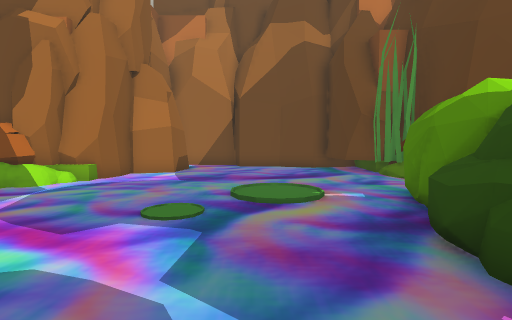
view 1 (above)

16 first-person views from a walk through a Unity game level. The camera is 1.4 m above the floor, tilts 4° down and sees 80° across. The floor is counted in squares, 2 m on a side. Each view is taken from the middle of a square. On the plan, view 1 faces up. The plan holds only what a view shows up to about 10 squares ahead; the rest is blank. The place goes on beyond the plan. The player character is not drawn.

view 2
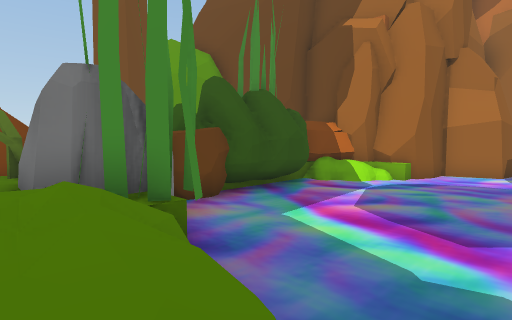

view 3
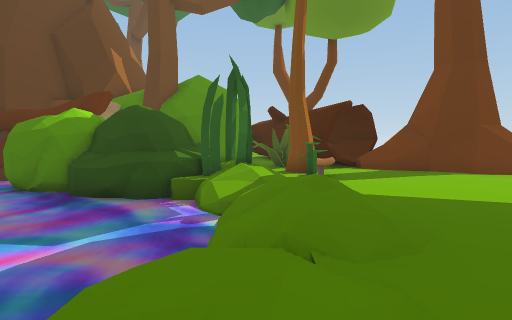

view 4
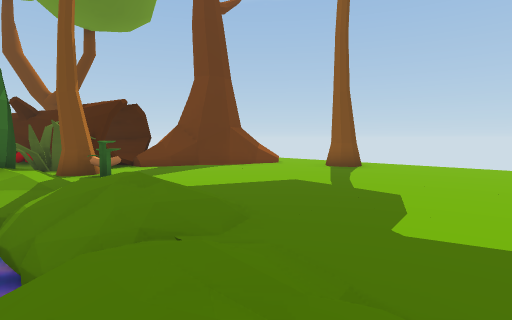

view 5
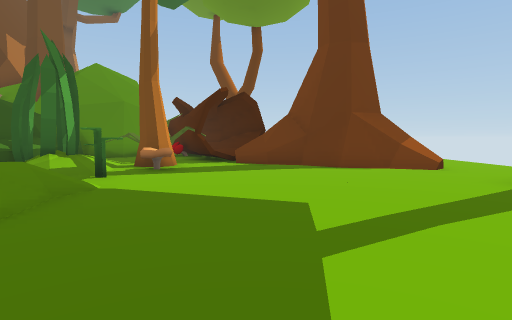

view 6
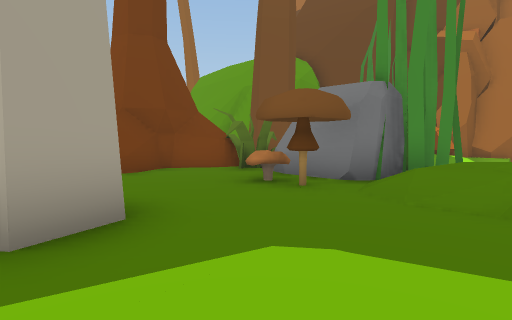

view 7
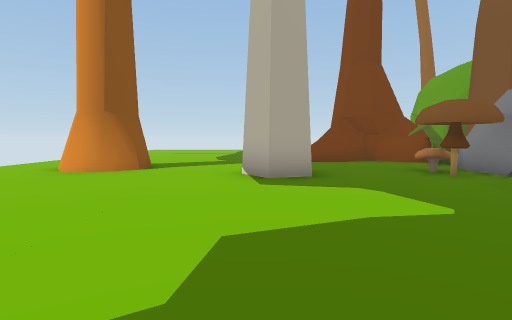

view 8
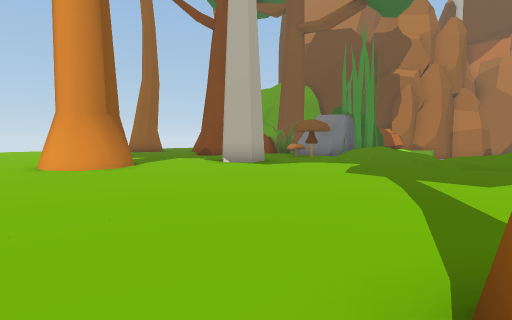

view 9
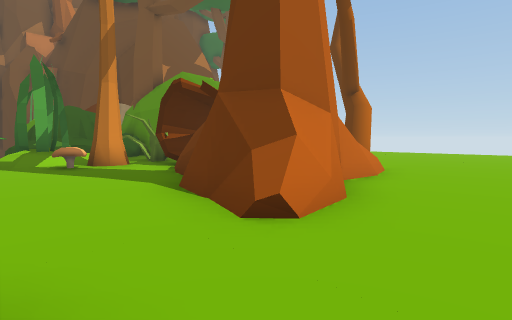

view 10
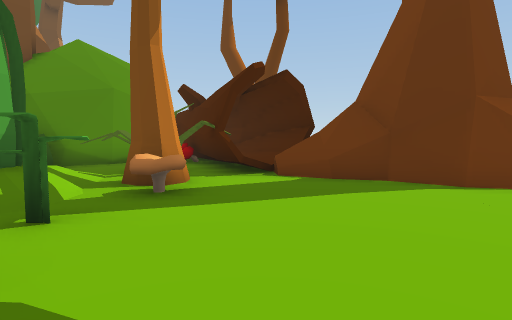

view 11
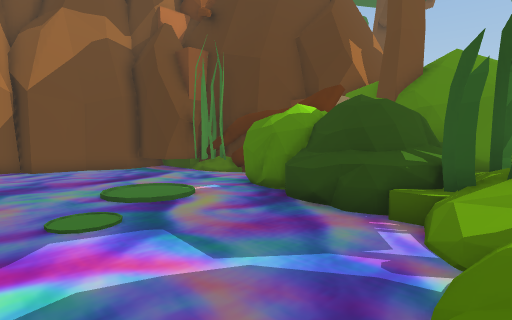

view 12
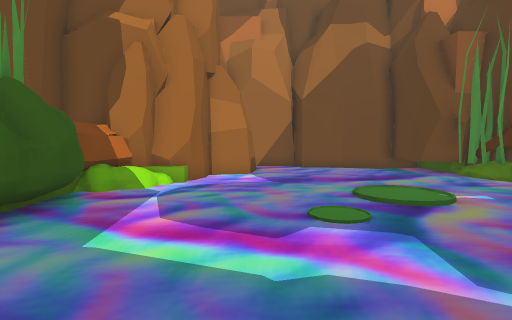

view 13
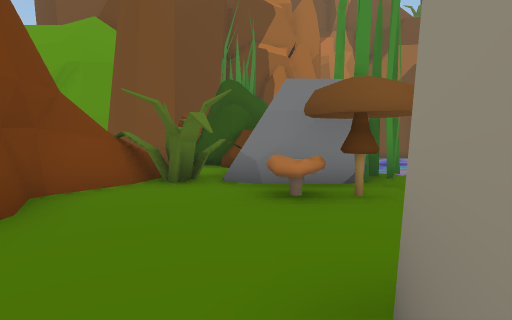

view 14
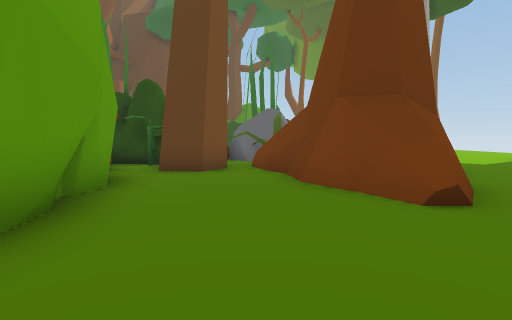

view 15
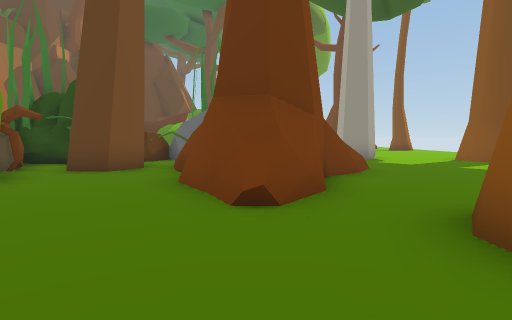

view 16
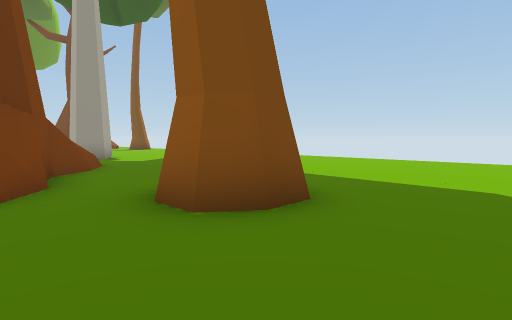

### Floor plan
Key: @ floor where view 1 was taken; # wall or solid block; . main floor; - floor 1 m lower than the main floor; / step, stairs or slope; = window, fence, low wall or low ledge; ≈ liquid the walk keeps out of; ^ raised ledge; v drop or lower ground; O other object.
Columns run from 19 left of view 1 to 13 right of it. Each row starts with its distance up from view 1.
 13                ##≈
 12                #≈≈≈
 11              OO≈≈≈≈≈
 10             OOO≈≈≈≈≈≈≈≈≈#
  9            ##≈≈≈≈≈≈≈≈≈≈≈≈
  8             ≈≈≈≈≈≈≈≈ ≈≈≈≈
  7           ###≈≈≈≈≈≈v-≈OO
  6         #####≈≈≈≈≈≈≈≈≈OO
  5     #########≈≈≈≈O≈≈≈≈OO
  4    ##...###OO≈≈≈≈≈≈≈≈≈#
  3   ......##OOO≈≈≈≈≈≈≈≈≈#
  2  ........OOOO#≈≈≈≈≈≈≈≈^####
  1   ....####OOO#//≈≈≈≈≈OO#=###
  0 .....####..=#//////@////OO #
 -1 ......###......./////O.#OOO##
 -2 ...#....#.............^.#####
 -3 ...# .......#...........#=###
 -4 ....  ......#...........###
 -5 .....  .................#
 -6  ....   ...............##    ..
 -7  .....  ..##...........####=....
 -8  .........##..........=#.........
 -9  ..................#.............
-10  ....    ...  ............

Where each view was taken, in squares from view 1:
view 1: 0 up, 0 right, facing up
view 2: 0 up, 2 left, facing up-left
view 3: 0 up, 5 left, facing right
view 4: 1 up, 5 left, facing down-right
view 5: 4 down, 4 left, facing right
view 6: 4 down, 4 left, facing up-left
view 7: 4 down, 1 left, facing left
view 8: 10 down, 0 right, facing up-left
view 9: 10 down, 1 right, facing up-right
view 10: 3 down, 1 left, facing right
view 11: 0 up, 3 left, facing up-right
view 12: 0 up, 3 left, facing up
view 13: 4 down, 8 left, facing up
view 14: 2 up, 18 left, facing right
view 15: 0 up, 18 left, facing right
view 16: 0 up, 19 left, facing down-right
